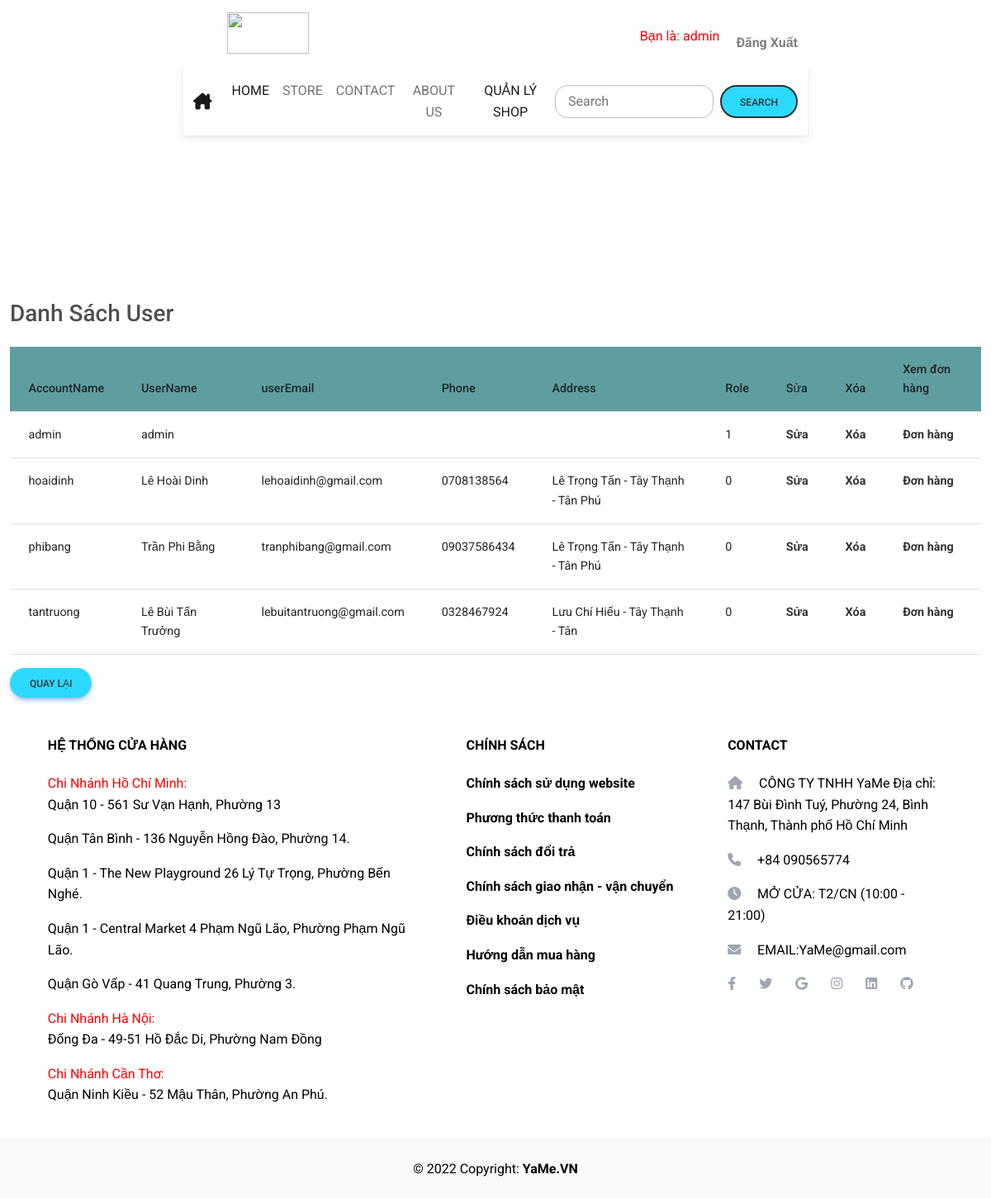
/DA_Nhom6_Web/admin/listUser.php (signed in), run on the app's committed database.
### tables this page shows
CREATE TABLE `taikhoan` (
  `TenTK` varchar(50) NOT NULL,
  `MK` varchar(50) NOT NULL,
  `TenKH` varchar(50) DEFAULT NULL,
  `SDT` varchar(15) DEFAULT NULL,
  `DiaChi` varchar(150) DEFAULT NULL,
  `Email` varchar(50) DEFAULT NULL,
  `Role` int(11) NOT NULL
);

### DA_Nhom6_Web/class/Auth.php (called while the page is built, shortened)
<?php
class Auth
{
      public static function getUser($pdo, $limit, $offset)
    {
        $sql = "SELECT * FROM taikhoan LIMIT :limit OFFSET :offset";
        $stmt = $pdo->prepare($sql);
        $stmt->bindValue(':limit', $limit, PDO::PARAM_INT);
        $stmt->bindValue(':offset', $offset, PDO::PARAM_INT);
        if ($stmt->execute()) {
            $product= $stmt->fetchAll(PDO::FETCH_ASSOC);
            $data = $product;
            return $data;
        }
    }
    public static function countAll($pdo)
    {
        $sql = "SELECT COUNT(*) as total FROM taikhoan";
        $stmt = $pdo->prepare($sql);
        if ($stmt->execute()) {
            $result = $stmt->fetch(PDO::FETCH_ASSOC);
            $data = $result['total'];
            return $data;
        }
    }
}

### DA_Nhom6_Web/admin/listUser.php (the view, shortened to what this page needs)
<?php
require '../class/Auth.php';
$db = new Database();
$pdo = $db->getConnect();
$perPage = 5;
$page = isset($_GET['page']) ? (int)$_GET['page'] : 1;
$offset = ($page - 1) * $perPage;
$limit = $perPage;
$data = Auth::getUser($pdo, $limit, $offset);
$totalProducts = Auth::countAll($pdo);
?>
<?php include 'header.php'; ?>
<div class="container-fluid"style="margin-top: 25vh; width:100%">
    <h1 class="h3 mb-4 text-gray-800">Danh Sách User</h1>
    <div class="card-body">
        <table class="table">
            <thead class="thead-dark" style="background-color:cadetblue">
                <tr>
                    <th>AccountName</th>
                    <th>UserName</th>
                    <th>userEmail</th>
                    <th>Phone</th>
                    <th>Address</th>
                    <th>Role</th>
                    <th>Sửa</th>
                    <th>Xóa</th>
                    <th>Xem đơn hàng</th>
                </tr>
            </thead>
            <tbody>
                <?php foreach ($data as $user) : ?>
                <tr>
                    <td><?php echo $user['TenTK']; ?></td>
                    <td><?php echo $user['TenKH']; ?></td>
                    <td><?php echo $user['Email']; ?></td>
                    <td><?php echo $user['SDT']; ?></td>
                    <td><?php echo $user['DiaChi']; ?></td>
                    <td><?php echo $user['Role']; ?></td>
                    <td>
                        <a
                            href="edit_user.php?id=<?php echo $user['TenTK']?>">Sửa</a>
                    </td>
                    <td>
                        <a  href="delete_user.php?id=<?php echo $user['TenTK'] ?>">Xóa</a>
                    </td>
                    <td>
                        <a  href="donhang.php?id=<?php echo $user['TenTK'] ?>">Đơn hàng</a>
                    </td>
                </tr>
                <?php endforeach; ?>
            </tbody>
        </table>
    </div>
    <a class="btn btn-primary" href="quanlyshop.php">Quay Lại</a>
</div>
<?php include 'footer.php'; ?>

### DA_Nhom6_Web/layout.css (style rules this page uses)
.btn { border-radius: 20px; background-color: #2cd9ff; color: #333; }
a { color: #333; font-weight: bold; text-decoration: none; }

### data on the page
taikhoan: TenTK "admin", TenKH "admin", Role "1"
taikhoan: TenTK "hoaidinh", TenKH "Lê Hoài Dinh", Email "lehoaidinh@gmail.com", SDT "0708138564", DiaChi "Lê Trọng Tấn - Tây Thạnh - Tân Phú", Role "0"
taikhoan: TenTK "phibang", TenKH "Trần Phi Bằng", Email "tranphibang@gmail.com", SDT "09037586434", DiaChi "Lê Trọng Tấn - Tây Thạnh - Tân Phú", Role "0"
taikhoan: TenTK "tantruong", TenKH "Lê Bùi Tấn Trưởng", Email "lebuitantruong@gmail.com", SDT "0328467924", DiaChi "Lưu Chí Hiếu - Tây Thạnh - Tân", Role "0"

### other printed values
$_SESSION['admin'] "admin"
